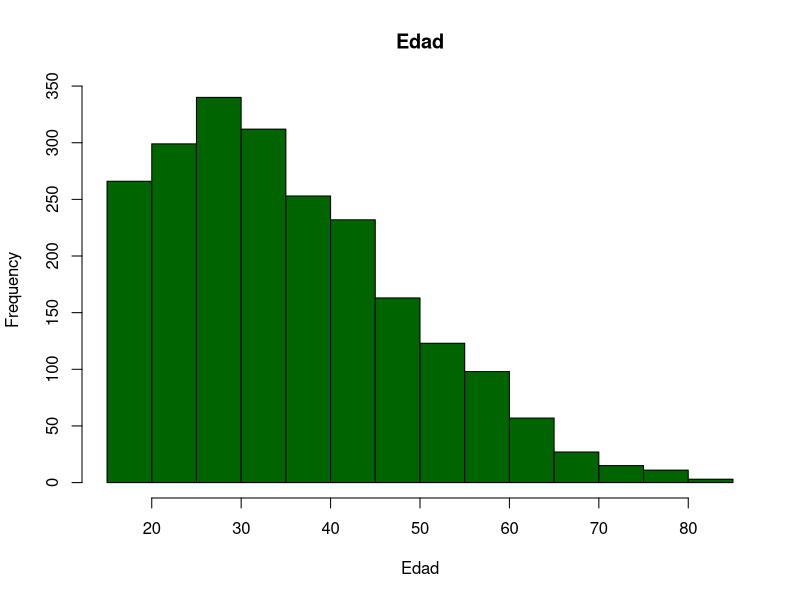
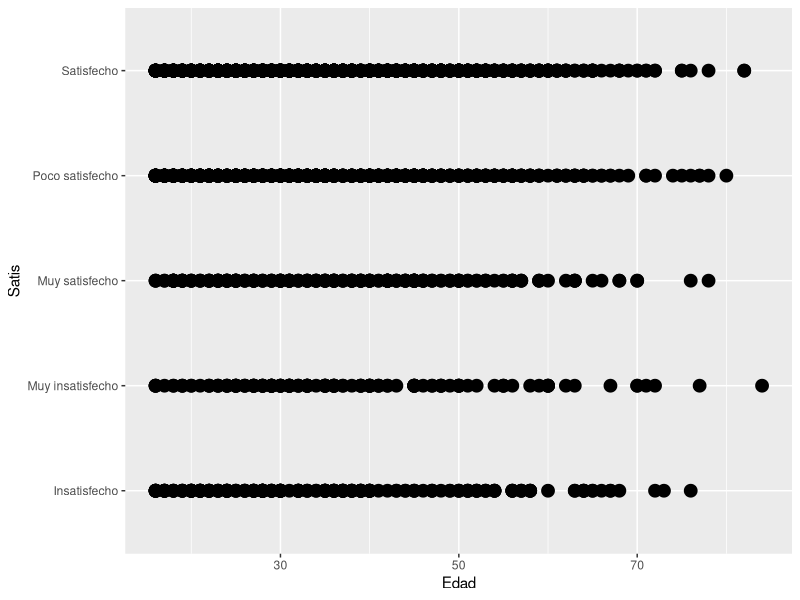

These figures' R source, in order:
## ---- chunk 1
knitr::opts_chunk$set(echo = TRUE)
## ---- chunk 2
library("ggplot2")
library("cluster")
library ("dplyr")
## ---- chunk 3
library(readxl)
EncuestaPercepciones <- read_excel("data/EncuestaPercepciones.xlsx")
## ---- chunk 4
head(EncuestaPercepciones)
## ---- chunk 5
dim(EncuestaPercepciones)
## ---- chunk 6
ncol(EncuestaPercepciones)
## ---- chunk 7
nrow(EncuestaPercepciones)
## ---- chunk 8
attributes(EncuestaPercepciones)
## ---- chunk 9
attr(EncuestaPercepciones,"names")
## ---- chunk 10
attr(EncuestaPercepciones,"class")  

## ---- chunk 11
names(EncuestaPercepciones)
## ---- chunk 12
hist(EncuestaPercepciones$Edad,
     col="darkgreen",
     main='Edad',
     xlab='Edad',
     ylab='Frequency')
## ---- chunk 13
summary(EncuestaPercepciones)
## ---- chunk 14
EP_media <- aggregate(EncuestaPercepciones$Edad,    
                        list(EncuestaPercepciones$Género),
                        mean) %>% 
  print()
## ---- chunk 15
EP_media_prov<- aggregate(EncuestaPercepciones$Edad,    
                        list(EncuestaPercepciones$Provincia),
                        mean) %>% 
  print()
## ---- chunk 16
EDU_edad <- aggregate(EncuestaPercepciones$Edad,    
                        list(EncuestaPercepciones$Educación),
                        mean) %>% 
  arrange(desc(x)) %>% 
  print()
## ---- chunk 17
EP_media <- aggregate(EncuestaPercepciones$Edad,    
                        list(EncuestaPercepciones$La_tecnología_es_un_DDHH),
                        mean) %>% 
  rename(Tecnología_como_DDHH=Group.1,Edad=x) %>% 
  
  print()
## ---- chunk 18
SensSitPais <- aggregate(EncuestaPercepciones$Edad,    
                        list(EncuestaPercepciones$SitPais),
                        mean) %>% 
  rename("Sensación ante situación del país"=Group.1,Edad=x) %>% 
  print()
## ---- chunk 19
EP_media <- aggregate(EncuestaPercepciones$Edad,    
                        list(EncuestaPercepciones$ImpPol),
                        mean) %>% 
  print()
## ---- chunk 20
EP_media <- aggregate(EncuestaPercepciones$Edad,    
                        list(EncuestaPercepciones$ElecUtil),
                        mean) %>% 
  print()
## ---- chunk 21
EP_media <- aggregate(EncuestaPercepciones$Edad,    
                        list(EncuestaPercepciones$PartUtil),
                        mean) %>% 
  print()
## ---- chunk 22
EP_media <- aggregate(EncuestaPercepciones$Edad,    
                        list(EncuestaPercepciones$FB),
                        mean) %>% 
  print()
## ---- chunk 23
EP_media <- aggregate(EncuestaPercepciones$Edad,    
                        list(EncuestaPercepciones$IG),
                        mean) %>% 
  print()
## ---- chunk 24
EP_media <- aggregate(EncuestaPercepciones$Edad,    
                        list(EncuestaPercepciones$YT),
                        mean) %>% 
  print()
## ---- chunk 25
EP_media <- aggregate(EncuestaPercepciones$Edad,    
                        list(EncuestaPercepciones$VC),
                        mean) %>% 
  print()
## ---- chunk 26
EP_media <- aggregate(EncuestaPercepciones$Edad,    
                        list(EncuestaPercepciones$TW),
                        mean) %>% 
  print()
## ---- chunk 27
EP_media <- aggregate(EncuestaPercepciones$Edad,    
                        list(EncuestaPercepciones$NoUsaApp),
                        mean) %>% 
  print()
## ---- chunk 28
EP_media <- aggregate(EncuestaPercepciones$Edad,    
                        list(EncuestaPercepciones$Whatsapp),
                        mean) %>% 
  print()
## ---- chunk 29

ggplot(EncuestaPercepciones, aes(Edad, 
                 Satis)
       ) + geom_point(size=4)
